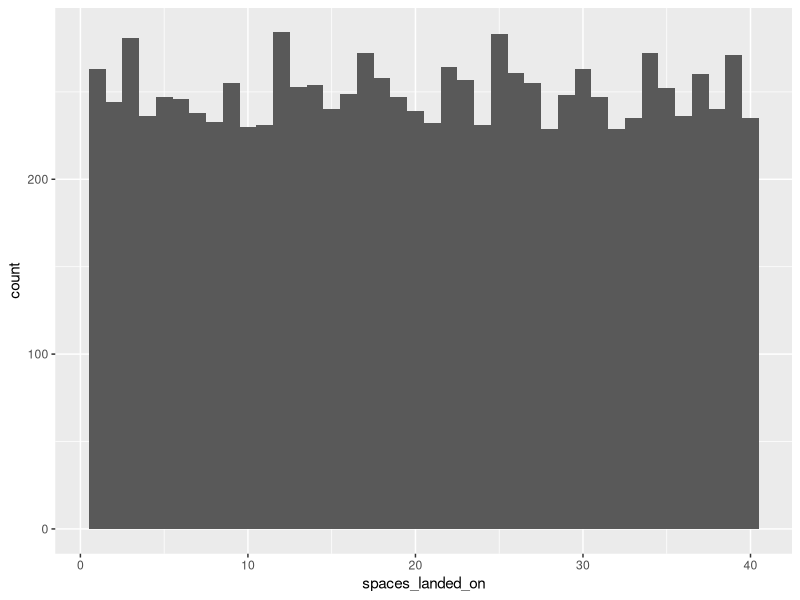

The R script that drew this image:
## ---- chunk 1
knitr::opts_chunk$set(echo = TRUE)
library(tidyverse)
library(ggplot2)

## ---- chunk 2
 

dice <- function() {
  faces <- sample(1:6, 2, replace = TRUE)
  doubles = FALSE
  
  if(faces[1]== faces[2]){
    doubles = TRUE
  }
  
  movement = sum(faces)
  return(list(faces=faces, doubles=doubles, movement = movement))
}

cur_space <- 0
num_simulations <- 10000
spaces_landed_on <- rep(0, num_simulations)

for(i in 1:num_simulations) {
  move <- dice()$movement
  if(cur_space+move > 40){
    cur_space = cur_space+ move -40
  }
  else {
    cur_space = cur_space+move
    
  }
  spaces_landed_on[i]= cur_space
}

df =  tibble(spaces_landed_on) 

ggplot(data = df, aes(x = spaces_landed_on)) + geom_histogram(binwidth = 1)
